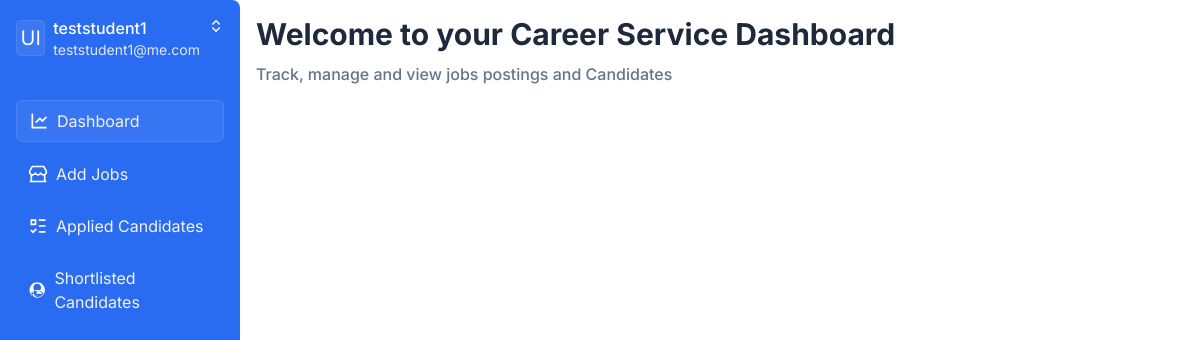
The app's page /emp_dashboard?id=1, older data.
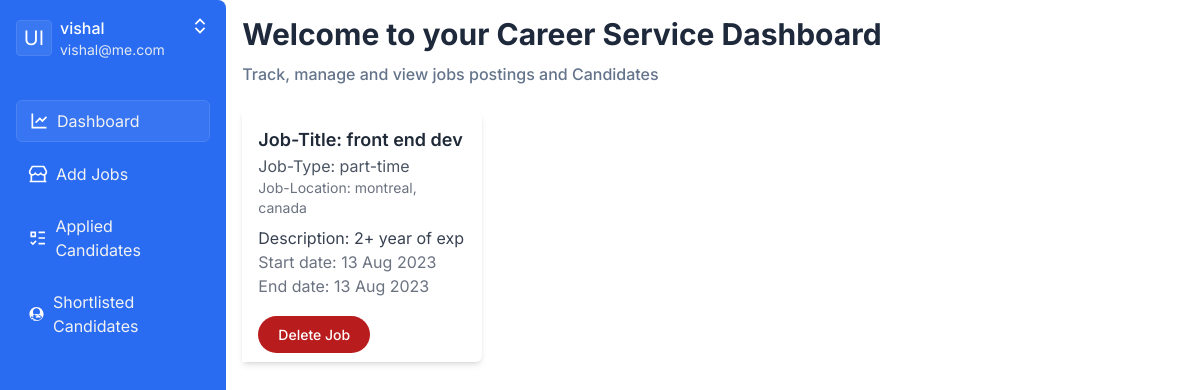
The same page, newer data.
### Models/User.py (models this page shows, shortened)
class User(db.Model):
    __tablename__ = 'user'
    id = db.Column(db.Integer, primary_key=True)
    username = db.Column(db.String(50), nullable=False)
    password = db.Column(db.String(150), nullable=False)
    usertype = db.Column(db.String(10), nullable=False)
    useremail = db.Column(db.String(20), nullable=False)
    selected_students = db.relationship('Student',secondary='emp_selecstu')
    applied_students = db.relationship('Student',secondary='emp_appstu')
    user_students = db.relationship('Student',secondary = 'user_stu')
    @classmethod
    def get_user_by_id(cls, id_):
        return cls.query.filter_by(id=id_).first()

### Models/JobPosting.py (models this page shows, shortened)
class JobPosting(db.Model):
    __tablename__ = 'jobposting'
    id = db.Column(db.Integer, primary_key=True, unique=True)
    title = db.Column(db.String(50), nullable=False)
    description = db.Column(db.String(500), nullable=False)
    startDate = db.Column(db.DateTime, nullable=False)
    endDate = db.Column(db.DateTime, nullable=False)
    location = db.Column(db.String(50), nullable=False)
    jobType = db.Column(db.String(10), nullable=False)
    createdByEmployer = db.relationship('User',secondary='job_emp')
    @classmethod
    def get_all_jobs(cls):
        return cls.query.all()

### app.py (the view)
@app.route('/emp_dashboard')
def emp_dashboard():
    id = request.args.get('id')
    emp = User.get_user_by_id(id)
    jobs = JobPosting.get_all_jobs()
    students = emp.applied_students
    selectedStudents = emp.selected_students
    return render_template('empDashboard.html',
                            empId=emp.id,
                            username=emp.username,
                            email=emp.useremail,
                            jobs=jobs,
                            students=students,
                            selectedStudents=selectedStudents)

### app.py (called while the page is built)
@app.template_filter('age_format')
def age_format(date_of_birth):
    age = calculate_age(date_of_birth)
    return f"{age} years"

def calculate_age(date_of_birth):
    today = datetime.today()
    age = today.year - date_of_birth.year - ((today.month, today.day) < (date_of_birth.month, date_of_birth.day))
    return age

### templates/empDashboard.html (shortened to what this page needs)
<!DOCTYPE html>
<html lang="en" >
<head>
<link rel= "stylesheet" type= "text/css" href= "{{ url_for('static',filename='styles/dashboard.css') }}">
<link rel='stylesheet' href='https://cdn.jsdelivr.net/simplemde/latest/simplemde.min.css'>
</head>
<body>
<div class="flex min-h-screen">
  <div class="w-60 rounded-br-md rounded-tr-lg bg-primary p-4 antialiased">
    <div class="flex items-center gap-2">
      <div class="grid h-9 w-9 place-content-center rounded border border-primary-light bg-primary-light/50 text-xl text-white">UI</div>
      <div class="">
        <p class="font-medium text-white">{{username}}</p>
        <p class="text-sm text-slate-200">{{email}}</p>
      </div>
      <svg class="ml-auto h-5 w-5 self-start fill-white" viewBox="0 0 24 24"><path d="M18.2073 9.04304 12.0002 2.83594 5.79312 9.04304 7.20733 10.4573 12.0002 5.66436 16.7931 10.4573 18.2073 9.04304ZM5.79297 14.9574 12.0001 21.1646 18.2072 14.9574 16.793 13.5432 12.0001 18.3361 7.20718 13.5432 5.79297 14.9574Z"></path></svg>
    </div>
    <ul class="mt-10 flex w-full flex-col gap-3">
      <li>
        <a href="#" id="dashboard" class="flex items-center gap-2 rounded-md border border-primary-light bg-primary-light/40 hover:bg-primary-light/40 px-3 py-2 text-primary-white">
          <svg class="h-5 w-5 fill-white" xmlns="http://www.w3.org/2000/svg" viewBox="0 0 24 24"><path d="M5 3V19H21V21H3V3H5ZM20.2929 6.29289L21.7071 7.70711L16 13.4142L13 10.415L8.70711 14.7071L7.29289 13.2929L13 7.58579L16 10.585L20.2929 6.29289Z"></path></svg>
          Dashboard
        </a>
      </li>
      <li>
        <a href="#" id="addJob" class="flex items-center gap-2 rounded-md px-3 py-2 text-primary-white hover:bg-primary-light/40">
          Add Jobs
        </a>
      </li>
      <li>
        <a id="allCandidates" href="#" class="flex items-center gap-2 rounded-md px-3 py-2 text-primary-white hover:bg-primary-light/60">
          Applied Candidates
        </a>
      </li>
      <li>
        <a id="selectedCandidates" href="#" class="flex items-center gap-2 rounded-md px-3 py-2 text-primary-white hover:bg-primary-light/60">
          Shortlisted Candidates
        </a>
      </li>
    </ul>
  </div>
  <br>
  <div class="bg-white p-4">
      <h2 class="text-3xl font-bold text-slate-800">Welcome to your Career Service Dashboard</h2>
      <p style="margin-top: 10px;" class="font-medium text-slate-500">Track, manage and view jobs postings and Candidates</p> <br>
      <div id="listings" class="grid grid-cols-4 gap-4">
        {% for job in jobs %}
          <div class="bg-white shadow-md p-4 w-60 rounded-br-md rounded-tr-lg bg-primary antialiased">
            <h3 class="text-lg font-semibold text-gray-800">Job-Title: {{ job.title }}</h3>
            <p class="text-gray-600">Job-Type: {{ job.jobType }}</p>
            <p class="text-sm text-gray-500">Job-Location: {{ job.location }}</p>
            <p class="mt-2 text-md text-gray-700">
              Description: {{ job.description }}
            </p>
            <p class="text-gray-500">Start date: {{ job.startDate.strftime('%d %b %Y') }}</p>
            <p class="text-gray-500">End date: {{ job.endDate.strftime('%d %b %Y') }}</p><br>
            <a target="_blank" style="cursor: pointer;" class="deleteJobPosting text-white bg-red-700 hover:bg-red-800 focus:outline-none focus:ring-4 focus:ring-red-300 font-medium rounded-full text-sm px-5 py-2.5 text-center mr-2 mb-2 dark:bg-red-600 dark:hover:bg-red-700 dark:focus:ring-red-900" data-job-id={{ job.id }}>Delete Job</a>
          </div>
        {% endfor %}
      </div>
    <br>
  </div>
</div>
<script src='https://cdn.tailwindcss.com'></script>
</body>
</html>

Row changes from the older to the newer data that the page shows:
changed User: username "teststudent1" → "vishal"; useremail "teststudent1@me.com" → "vishal@me.com"
added JobPosting: title "front end dev", jobType "part-time", location "montreal, canada", description "2+ year of exp", startDate "13 Aug 2023", endDate "13 Aug 2023"
